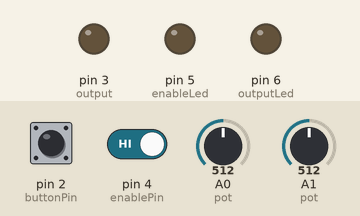
This sketch was run on a simulated Arduino Uno, built with avr-gcc and run on an emulated ATmega328P. Parts: output pins drawn as LEDs (lit = HIGH). Dashed ring = blinking. The test bench sets the inputs (shaded band); at power-on: pin 2 (buttonPin) HIGH, A0 (pot) = 512, A1 (pot) = 512, pin 4 (enablePin) HIGH.

Above: at 1.2 s.
1.3 s: pin 2 (buttonPin) pulled LOW for 0.15 s
At 1.8 s:
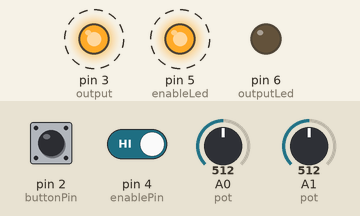
4.4 s: A0 (pot) set to 0
At 7.0 s:
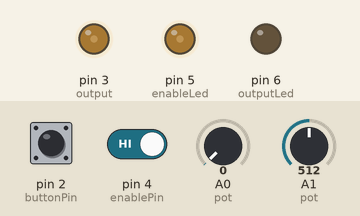
7.4 s: A1 (pot) set to 0
At 7.68 s:
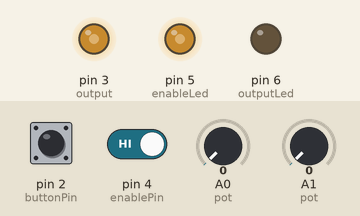
10.4 s: A0 (pot) set to 306
13.4 s: pin 2 (buttonPin) pulled LOW for 1 s
15.9 s: pin 4 (enablePin) driven LOW
At 16.6 s:
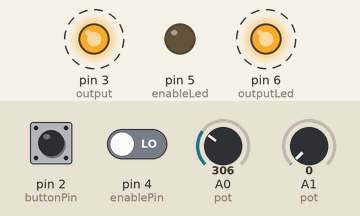
Timing chart, 0 to 19.9 s (numbered marks = the images above; inputs shaded):
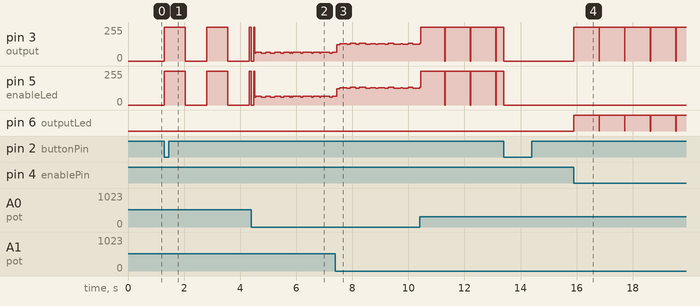

The sketch:

CentipedesMasterClockMode.ino
```cpp
//HOLMES MODULAR - CASEY HOLMES - "CENTIPEDES VOLTAGE CONTROLLED MASTER CLOCK MODE" 5-31-23

// pin definitions
const int enableLed = 5;                      //green input led
const int buttonPin = 2;                      //button is here
const int enablePin = 4;                      //clock input transistor pin
const int outputLed = 6;                      //red output LED
const int output = 3;                         //output transistor on pin 3

//variables
int toggleState;                              //variable to record button presses
int lastButtonState = 1;                      //variable to record previous button states
long unsigned int lastPress;                  //timestamp for working with button
volatile int buttonFlag;                      //global button flaggin variable for ISR
int debounceTime = 50;                        //variable for storing debounce time
bool isOn = true;                             //variable to store state of master duty clock cycle
unsigned long dutypot = 0;                    //duty pot read variable
unsigned long frequency = 0;                  //frequncy read variable for master clock
unsigned long offDuration = 0;                //variable to calculate duty cycle off time length
unsigned long previousTime = 0;               //stores previous time stamps from millis
unsigned long currentTime = 0;                //stores current time stamps from millis
volatile int enableState = 0;                 //variable to store current clock status

void setup() {
  pinMode(buttonPin, INPUT_PULLUP);           // intilize button as input with internal pullup resistor
  attachInterrupt(digitalPinToInterrupt(buttonPin), ISR_button, CHANGE); //trigger interrupt on change of button
  pinMode(output, OUTPUT);                    //initialize output transistor
  pinMode(outputLed, OUTPUT);                 //initialize output LED as output
  digitalWrite(outputLed, 0);                 //initialize output LED as off
  pinMode(enableLed, OUTPUT);                 //initialize the LED pin as an output:
  digitalWrite(enableLed, 0);                 //initialize cock LED as off
  pinMode(enablePin, INPUT);                  //initialize clock pin as input
}

void loop() {
  enableState = digitalRead(enablePin);                           //read the enable input pin
  if((millis() - lastPress) > debounceTime && buttonFlag){        //if button was pressed for longer than debounce time
    lastPress = millis();                                         //update lastPress
    if(digitalRead(buttonPin) == 0 && lastButtonState == 1){      //if button is pressed and was released last change
      toggleState =! toggleState;                                 //turn on master clock with button by flipping variable state
      lastButtonState = 0;                                        //record the lastButtonState
    }
    else if(digitalRead(buttonPin) == 1 && lastButtonState == 0){ //if button is not pressed, and was pressed last change
      lastButtonState = 1;                                        //record the lastButtonState
    }
    buttonFlag = 0;                                               //reset button flag variable
  }

if (toggleState){                                                 //if button is toggled on
   digitalWrite(outputLed, 0);                                    //turn off the red LED
   frequency = map(analogRead(A0), 0, 1023, 20, 3000);            //read and map pot on A into speed pot variable 1000 is max delay time(slow) 20 is minimum (fast)
   dutypot = map(analogRead(A1), 0, 1023,10, frequency);          //read and map pot on A into speed pot variable
   offDuration = frequency - dutypot;                             //calculation to get off time from duty cycle on time
   currentTime = millis();                                        //calculate current time since program started (in milliseconds)
   if (isOn && (currentTime - previousTime >= dutypot)) {         //check if it's time to change the wave and LED signals by comparing isON variable with current and prvious time stamps and duty pot value
      digitalWrite (enableLed, 1);                                //turn on red output led
      digitalWrite (output, 1);                                   //turn on output
      isOn = false;                                               //update boolean is on with false value so next time through the loop it turns off instead of on
      previousTime = currentTime;                                 //set previous time to equal current time
   }
   else if (!isOn && (currentTime - previousTime >= offDuration)){//check if it's time to change the wave and LED signals by comparing isON variable with current and prvious time stamps and off duration value
      digitalWrite(enableLed, 0);                                 //turn off red output led
      digitalWrite(output, 0);                                    //turn off output
      isOn = true;                                                //update boolean is on with false value so next time through the loop it turns on instead of off
      previousTime = currentTime;                                 //set previous time to equal current time
   }
}

else if (!enableState){                                           //if trigger input "HIGH" is detected (pullup goes low)
   digitalWrite(enableLed, 0);                                    //turn off the green LED
   frequency = map(analogRead(A0), 0, 1023, 20, 3000);            //read and map pot on A into speed pot variable 1000 is max delay time(slow) 20 is minimum (fast)
   dutypot = map(analogRead(A1), 0, 1023,10, frequency);          //read and map pot on A into speed pot variable
   offDuration = frequency - dutypot;                             //calculation to get off time from duty cycle on time
   currentTime = millis();                                        //calculate current time since program started (in milliseconds)
   if (isOn && (currentTime - previousTime >= dutypot)) {         //check if it's time to change the wave and LED signals by comparing isON variable with current and prvious time stamps and duty pot value
      digitalWrite(outputLed, 1);                                 //turn on red output led
      digitalWrite (output, 1);                                   //turn on output
      isOn = false;                                               //update boolean is on with false value so next time through the loop it turns off instead of on
      previousTime = currentTime;                                 //set previous time to equal current time
   }
   else if (!isOn && (currentTime - previousTime >= offDuration)){//check if it's time to change the wave and LED signals by comparing isON variable with current and prvious time stamps and off duration value
      digitalWrite(outputLed, 0);                                 //turn off red output led
      digitalWrite(output, 0);                                    //turn off output
      isOn = true;                                                //update boolean is on with false value so next time through the loop it turns on instead of off
      previousTime = currentTime;                                 //set previous time to equal current time
   }
}else{                                                            //else to manage shutting everything off if the enable isn't high and the button toggle isn't on
digitalWrite(enableLed, 0);                                       //keep the red enable output led off
digitalWrite(output, 0);                                          //keep the output off
digitalWrite(outputLed, 0);                                       //keep green output led off
isOn = true;                                                      //setting this boolean to true here makes sure the clock loop start up with a high condition each time enabled
}
}

void ISR_button()                                                 //interrupt service routine
{
  buttonFlag = 1;                                                 //let buttonFlag = 1
}
```

Measured:
- after the input at 1.3 s, pin 3 (output), pin 5 (enableLed): alternates 255/255 for 0.75 s and 0/255 for 0.76 s, starting at once
- after the input at 15.9 s, pin 3 (output): alternates 255/255 for 0.90 s and 0/255 for 0.01 s, starting at once; pin 6 (outputLed): alternates HIGH for 0.90 s and LOW for 0.01 s, starting at once
